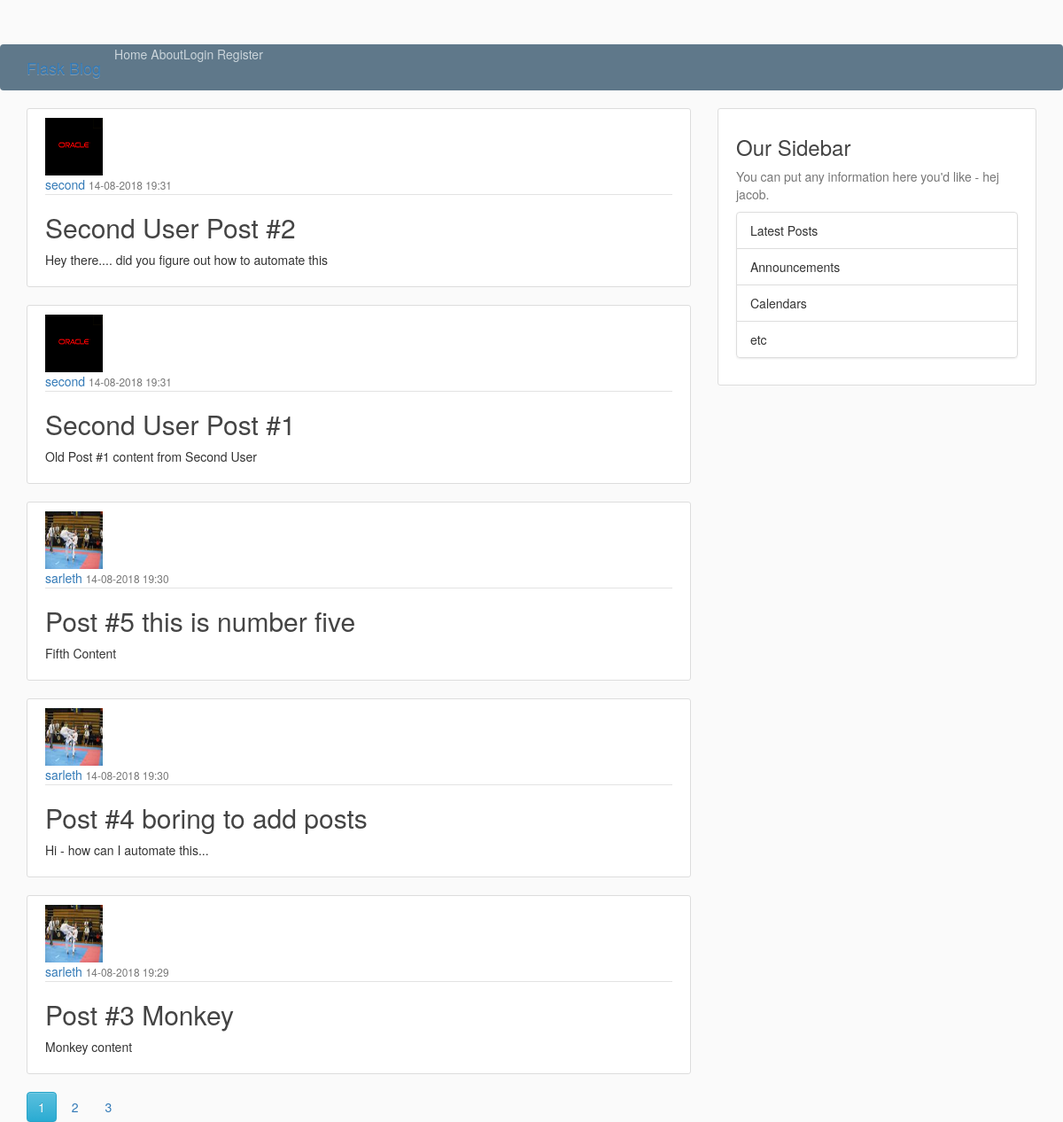
The page /home on the database its author committed.
### flaskblog/models.py (models this page shows, shortened)
class Post(db.Model):
    id = db.Column(db.Integer, primary_key=True)
    title = db.Column(db.String(100), nullable=False)
    date_posted = db.Column(db.DateTime(), nullable=False, default=datetime.utcnow())
    content = db.Column(db.Text, nullable=False)
    user_id = db.Column(db.Integer, db.ForeignKey('user.id'), nullable=False)

class User(db.Model, UserMixin):
    id = db.Column(db.Integer, primary_key=True)
    username = db.Column(db.String(20), unique=True, nullable=False)
    email = db.Column(db.String(120), unique=True, nullable=False)
    image_file = db.Column(db.String(20), nullable=False, default='default.jpg')
    password = db.Column(db.String(60), nullable=False)
    posts = db.relationship('Post', backref='author', lazy=True)

### flaskblog/routes.py (the view)
@app.route('/')
@app.route('/home')
def home():
    page = request.args.get('page', 1, type=int)
    posts = Post.query.order_by(Post.date_posted.desc()).paginate(page=page, per_page=5)
    return render_template('home.html', posts=posts)

### flaskblog/templates/home.html
{% extends "layout.html" %}
{% block content %}
    {% for post in posts.items %}
        <article class="media content-section">
            <img class="article-img" src="{{ url_for('static',filename='profile_pics/'+post.author.image_file) }}"/>
            <div class="media-body">
                <div class="article-metadata">
                    <a class="mr-2" href="#">{{ post.author.username }}</a>
                    <small class="text-muted">{{ post.date_posted.strftime('%d-%m-%Y %H:%M') }}</small>
                </div>
                <h2><a class="article-title" href="{{ url_for('post', post_id=post.id) }}">{{ post.title }}</a></h2>
                <p class="article-content">{{ post.content }}</p>
            </div>
        </article>
    {% endfor %}
    {% for page_num in posts.iter_pages(left_edge=1, right_edge=1, left_current=1, right_current=2) %}
        {% if page_num %}
            {% if posts.page == page_num %}
                <a class="btn btn-info mb-4" href="{{ url_for('home', page=page_num) }}">{{ page_num }}</a>
            {% else %}
                <a class="btn btn-outline-info mb-4" href="{{ url_for('home', page=page_num) }}">{{ page_num }}</a>
            {% endif %}
        {% else %}
            ...
        {% endif %}
    {% endfor %}
{% endblock content %}

### flaskblog/templates/layout.html (shortened to what this page needs)
<!DOCTYPE html>
<html lang="en">
<head>
    <link rel="stylesheet" href="https://maxcdn.bootstrapcdn.com/bootstrap/3.3.7/css/bootstrap.min.css"
>
    <link rel="stylesheet" href="https://maxcdn.bootstrapcdn.com/bootstrap/3.3.7/css/bootstrap-theme.min.css"
>
    <link rel="stylesheet" type="text/css" href="{{ url_for('static', filename='main.css') }}">
</head>
<body>
<header class="site-header">
    <nav class="navbar navbar-expand-md navbar-dark bg-steel fixed-top">
        <div class="container">
            <a class="navbar-brand" href="/">Flask Blog</a>
            <div class="collapse navbar-collapse" id="navbarToggle">
                <div class="navbar-nav mr-auto">
                    <a class="nav-item nav-link" href="{{ url_for('home') }}">Home</a>
                    <a class="nav-item nav-link" href="{{ url_for('about') }}">About</a>
                </div>
                <div class="navbar-nav">
                    {% if current_user.is_authenticated %}
                        <a class="nav-item nav-link" href="{{ url_for('new_post') }}">New Post</a>
                        <a class="nav-item nav-link" href="{{ url_for('account') }}">Account</a>
                        <a class="nav-item nav-link" href="{{ url_for('logout') }}">Logout</a>
                    {% else %}
                        <a class="nav-item nav-link" href="{{ url_for('login') }}">Login</a>
                        <a class="nav-item nav-link" href="{{ url_for('register') }}">Register</a>
                    {% endif %}
                </div>
            </div>
        </div>
    </nav>
</header>
<main role="main" class="container">
    <div class="row">
        <div class="col-md-8">
            {% block content %}{% endblock content %}
        </div>
        <div class="col-md-4">
            <div class="content-section">
                <h3>Our Sidebar</h3>
                <p class='text-muted'>You can put any information here you'd like - hej jacob.
                <ul class="list-group">
                    <li class="list-group-item list-group-item-light">Latest Posts</li>
                    <li class="list-group-item list-group-item-light">Announcements</li>
                    <li class="list-group-item list-group-item-light">Calendars</li>
                    <li class="list-group-item list-group-item-light">etc</li>
                </ul>
                </p>
            </div>
        </div>
    </div>
</main>
</body>
</html>

### flaskblog/static/main.css (style rules this page uses)
body { background: #fafafa; color: #333333; margin-top: 5rem; }
h1, h2, h3, h4, h5, h6 { color: #444444; }
.bg-steel { background-color: #5f788a; }
.site-header .navbar-nav .nav-link { color: #cbd5db; }
.content-section { background: #ffffff; padding: 10px 20px; border: 1px solid #dddddd; border-radius: 3px; margin-bottom: 20px; }
.article-title { color: #444444; }
.article-content { white-space: pre-line; }
.article-img { height: 65px; width: 65px; margin-right: 16px; }
.article-metadata { padding-bottom: 1px; margin-bottom: 4px; border-bottom: 1px solid #e3e3e3 }

### rows shown on the page
Post: image_file (placeholder picture), author.username "second", date_posted "14-08-2018 19:31", title "Second User Post #2", content "Hey there.... did you figure out how to automate this"
Post: image_file (placeholder picture), author.username "second", date_posted "14-08-2018 19:31", title "Second User Post #1", content "Old Post #1 content from Second User"
Post: image_file (picture), author.username "sarleth", date_posted "14-08-2018 19:30", title "Post #5 this is number five", content "Fifth Content"
Post: image_file (picture), author.username "sarleth", date_posted "14-08-2018 19:30", title "Post #4 boring to add posts", content "Hi - how can I automate this..."
Post: image_file (picture), author.username "sarleth", date_posted "14-08-2018 19:29", title "Post #3 Monkey", content "Monkey content"

### other values the page prints
{{ page_num }} "1"
{{ page_num }} "2" "3"
